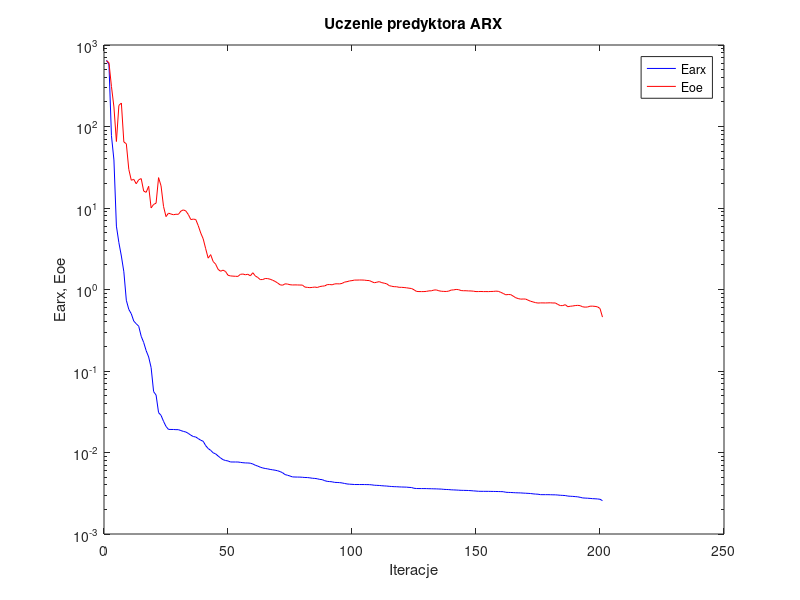
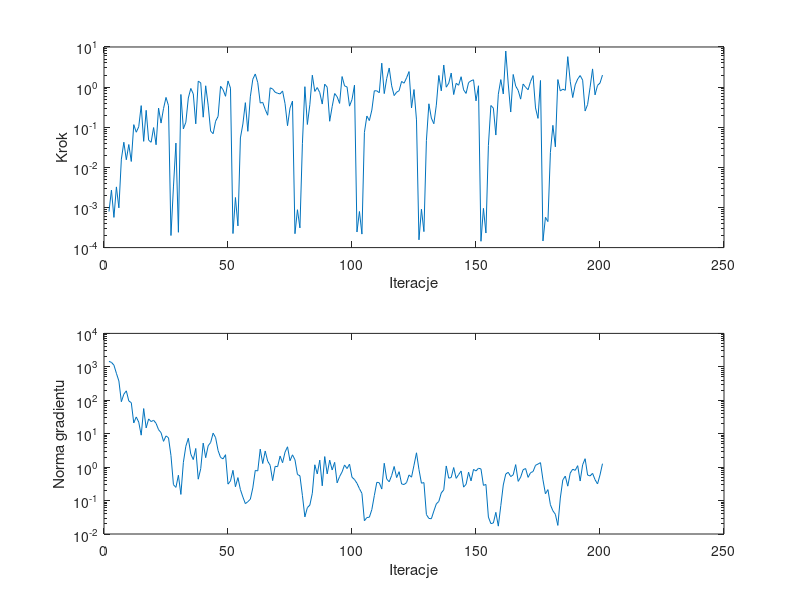

Recreate these plots in MATLAB, in order.
%uczenie predyktora arx
clear all;
n=0; farx(n+1)=6.505397e+002; foe(n+1)=6.397908e+002; wspucz(n+1)=0.000000e+000; ng(n+1)=0.000000e+000;
%odnowa zmiennej metryki
n=1; farx(n+1)=5.747065e+002; foe(n+1)=6.069421e+002; krok(n+1)=7.937301e-004; ng(n+1)=1.454508e+003;
n=2; farx(n+1)=7.729794e+001; foe(n+1)=3.103883e+002; krok(n+1)=2.707062e-003; ng(n+1)=1.359389e+003;
n=3; farx(n+1)=3.889068e+001; foe(n+1)=1.736619e+002; krok(n+1)=5.656595e-004; ng(n+1)=1.121425e+003;
n=4; farx(n+1)=5.993582e+000; foe(n+1)=6.543650e+001; krok(n+1)=3.258189e-003; ng(n+1)=6.399935e+002;
n=5; farx(n+1)=3.757946e+000; foe(n+1)=1.815482e+002; krok(n+1)=9.776891e-004; ng(n+1)=3.765573e+002;
n=6; farx(n+1)=2.574282e+000; foe(n+1)=1.941911e+002; krok(n+1)=1.603572e-002; ng(n+1)=9.051077e+001;
n=7; farx(n+1)=1.649969e+000; foe(n+1)=6.461341e+001; krok(n+1)=4.226396e-002; ng(n+1)=1.519340e+002;
n=8; farx(n+1)=7.379506e-001; foe(n+1)=6.138626e+001; krok(n+1)=1.547817e-002; ng(n+1)=1.913717e+002;
n=9; farx(n+1)=5.700263e-001; foe(n+1)=2.979251e+001; krok(n+1)=3.707198e-002; ng(n+1)=9.526980e+001;
n=10; farx(n+1)=5.037541e-001; foe(n+1)=2.190936e+001; krok(n+1)=1.401574e-002; ng(n+1)=8.479748e+001;
n=11; farx(n+1)=4.099975e-001; foe(n+1)=2.246717e+001; krok(n+1)=1.160291e-001; ng(n+1)=2.094230e+001;
n=12; farx(n+1)=3.800360e-001; foe(n+1)=1.983160e+001; krok(n+1)=7.508776e-002; ng(n+1)=3.172335e+001;
n=13; farx(n+1)=3.540297e-001; foe(n+1)=2.222281e+001; krok(n+1)=1.025515e-001; ng(n+1)=2.225959e+001;
n=14; farx(n+1)=2.666730e-001; foe(n+1)=2.294622e+001; krok(n+1)=3.456460e-001; ng(n+1)=9.045940e+000;
n=15; farx(n+1)=2.238753e-001; foe(n+1)=1.612643e+001; krok(n+1)=4.446078e-002; ng(n+1)=5.645240e+001;
n=16; farx(n+1)=1.776171e-001; foe(n+1)=1.557227e+001; krok(n+1)=2.640676e-001; ng(n+1)=1.490737e+001;
n=17; farx(n+1)=1.488139e-001; foe(n+1)=1.847832e+001; krok(n+1)=4.757597e-002; ng(n+1)=2.766020e+001;
n=18; farx(n+1)=1.100656e-001; foe(n+1)=1.002834e+001; krok(n+1)=4.218186e-002; ng(n+1)=2.303329e+001;
n=19; farx(n+1)=5.588046e-002; foe(n+1)=1.106375e+001; krok(n+1)=9.809225e-002; ng(n+1)=2.523501e+001;
n=20; farx(n+1)=5.064837e-002; foe(n+1)=1.146422e+001; krok(n+1)=3.658573e-002; ng(n+1)=2.037552e+001;
n=21; farx(n+1)=3.085005e-002; foe(n+1)=2.359314e+001; krok(n+1)=3.003510e-001; ng(n+1)=1.319739e+001;
n=22; farx(n+1)=2.856416e-002; foe(n+1)=1.870923e+001; krok(n+1)=1.269153e-001; ng(n+1)=1.074020e+001;
n=23; farx(n+1)=2.413971e-002; foe(n+1)=1.046217e+001; krok(n+1)=2.921091e-001; ng(n+1)=5.905643e+000;
n=24; farx(n+1)=2.090129e-002; foe(n+1)=7.842451e+000; krok(n+1)=5.534700e-001; ng(n+1)=8.569836e+000;
n=25; farx(n+1)=1.920726e-002; foe(n+1)=8.649860e+000; krok(n+1)=3.444314e-001; ng(n+1)=7.585994e+000;
%odnowa zmiennej metryki
n=26; farx(n+1)=1.917326e-002; foe(n+1)=8.434046e+000; krok(n+1)=1.999716e-004; ng(n+1)=2.224543e+000;
n=27; farx(n+1)=1.916252e-002; foe(n+1)=8.269764e+000; krok(n+1)=3.248447e-003; ng(n+1)=2.990016e-001;
n=28; farx(n+1)=1.907343e-002; foe(n+1)=8.384828e+000; krok(n+1)=4.028924e-002; ng(n+1)=2.476867e-001;
n=29; farx(n+1)=1.907115e-002; foe(n+1)=8.362060e+000; krok(n+1)=2.406525e-004; ng(n+1)=5.727142e-001;
n=30; farx(n+1)=1.858245e-002; foe(n+1)=9.159154e+000; krok(n+1)=6.553300e-001; ng(n+1)=1.527852e-001;
n=31; farx(n+1)=1.815968e-002; foe(n+1)=9.480873e+000; krok(n+1)=9.089589e-002; ng(n+1)=1.385484e+000;
n=32; farx(n+1)=1.783884e-002; foe(n+1)=9.187243e+000; krok(n+1)=1.331836e-001; ng(n+1)=4.214802e+000;
n=33; farx(n+1)=1.716453e-002; foe(n+1)=8.322830e+000; krok(n+1)=5.344503e-001; ng(n+1)=7.305067e+000;
n=34; farx(n+1)=1.631789e-002; foe(n+1)=7.216801e+000; krok(n+1)=9.270274e-001; ng(n+1)=2.436838e+000;
n=35; farx(n+1)=1.570834e-002; foe(n+1)=7.306034e+000; krok(n+1)=6.762233e-001; ng(n+1)=1.683072e+000;
n=36; farx(n+1)=1.549557e-002; foe(n+1)=7.223983e+000; krok(n+1)=1.215890e-001; ng(n+1)=3.618074e+000;
n=37; farx(n+1)=1.480622e-002; foe(n+1)=6.077589e+000; krok(n+1)=1.404256e+000; ng(n+1)=4.361571e-001;
n=38; farx(n+1)=1.415022e-002; foe(n+1)=4.936336e+000; krok(n+1)=1.280929e+000; ng(n+1)=8.994216e-001;
n=39; farx(n+1)=1.373781e-002; foe(n+1)=4.182895e+000; krok(n+1)=1.778431e-001; ng(n+1)=5.234756e+000;
n=40; farx(n+1)=1.213658e-002; foe(n+1)=3.166718e+000; krok(n+1)=1.078611e+000; ng(n+1)=1.917584e+000;
n=41; farx(n+1)=1.119024e-002; foe(n+1)=2.425610e+000; krok(n+1)=3.550835e-001; ng(n+1)=4.357409e+000;
n=42; farx(n+1)=1.063346e-002; foe(n+1)=2.679338e+000; krok(n+1)=8.005809e-002; ng(n+1)=5.468798e+000;
n=43; farx(n+1)=9.922705e-003; foe(n+1)=2.208998e+000; krok(n+1)=6.900644e-002; ng(n+1)=1.038571e+001;
n=44; farx(n+1)=9.621247e-003; foe(n+1)=2.047908e+000; krok(n+1)=1.410702e-001; ng(n+1)=7.628188e+000;
n=45; farx(n+1)=9.067804e-003; foe(n+1)=1.768477e+000; krok(n+1)=1.865214e-001; ng(n+1)=3.141377e+000;
n=46; farx(n+1)=8.567782e-003; foe(n+1)=1.675605e+000; krok(n+1)=1.047159e+000; ng(n+1)=1.946218e+000;
n=47; farx(n+1)=8.170368e-003; foe(n+1)=1.727499e+000; krok(n+1)=8.649503e-001; ng(n+1)=1.769124e+000;
n=48; farx(n+1)=7.975589e-003; foe(n+1)=1.663795e+000; krok(n+1)=5.900599e-001; ng(n+1)=2.355139e+000;
n=49; farx(n+1)=7.874754e-003; foe(n+1)=1.495264e+000; krok(n+1)=1.422745e+000; ng(n+1)=3.101207e-001;
n=50; farx(n+1)=7.655333e-003; foe(n+1)=1.467912e+000; krok(n+1)=9.429061e-001; ng(n+1)=3.874805e-001;
%odnowa zmiennej metryki
n=51; farx(n+1)=7.650287e-003; foe(n+1)=1.459121e+000; krok(n+1)=2.241333e-004; ng(n+1)=8.021850e-001;
n=52; farx(n+1)=7.646762e-003; foe(n+1)=1.452777e+000; krok(n+1)=1.772228e-003; ng(n+1)=2.589385e-001;
n=53; farx(n+1)=7.644586e-003; foe(n+1)=1.448121e+000; krok(n+1)=3.473499e-004; ng(n+1)=4.864175e-001;
n=54; farx(n+1)=7.568599e-003; foe(n+1)=1.534945e+000; krok(n+1)=5.405940e-002; ng(n+1)=2.131216e-001;
n=55; farx(n+1)=7.496278e-003; foe(n+1)=1.549222e+000; krok(n+1)=1.204927e-001; ng(n+1)=1.276532e-001;
n=56; farx(n+1)=7.451138e-003; foe(n+1)=1.516014e+000; krok(n+1)=4.096582e-001; ng(n+1)=8.094300e-002;
n=57; farx(n+1)=7.438132e-003; foe(n+1)=1.540076e+000; krok(n+1)=7.903310e-002; ng(n+1)=9.268011e-002;
n=58; farx(n+1)=7.392025e-003; foe(n+1)=1.470550e+000; krok(n+1)=5.732413e-001; ng(n+1)=1.092420e-001;
n=59; farx(n+1)=7.230604e-003; foe(n+1)=1.605929e+000; krok(n+1)=1.569476e+000; ng(n+1)=2.387340e-001;
n=60; farx(n+1)=6.982145e-003; foe(n+1)=1.468988e+000; krok(n+1)=2.126699e+000; ng(n+1)=7.976662e-001;
n=61; farx(n+1)=6.811176e-003; foe(n+1)=1.404235e+000; krok(n+1)=1.289256e+000; ng(n+1)=7.700508e-001;
n=62; farx(n+1)=6.608788e-003; foe(n+1)=1.323343e+000; krok(n+1)=4.003122e-001; ng(n+1)=3.451483e+000;
n=63; farx(n+1)=6.463559e-003; foe(n+1)=1.325459e+000; krok(n+1)=4.164005e-001; ng(n+1)=1.280446e+000;
n=64; farx(n+1)=6.367183e-003; foe(n+1)=1.364112e+000; krok(n+1)=2.785672e-001; ng(n+1)=3.037324e+000;
n=65; farx(n+1)=6.296701e-003; foe(n+1)=1.360860e+000; krok(n+1)=1.992696e-001; ng(n+1)=1.511971e+000;
n=66; farx(n+1)=6.199382e-003; foe(n+1)=1.336875e+000; krok(n+1)=9.595898e-001; ng(n+1)=1.132749e+000;
n=67; farx(n+1)=6.133347e-003; foe(n+1)=1.299280e+000; krok(n+1)=8.997464e-001; ng(n+1)=3.949645e-001;
n=68; farx(n+1)=6.062382e-003; foe(n+1)=1.257647e+000; krok(n+1)=7.461831e-001; ng(n+1)=1.057944e+000;
n=69; farx(n+1)=5.971318e-003; foe(n+1)=1.201831e+000; krok(n+1)=7.011953e-001; ng(n+1)=1.032156e+000;
n=70; farx(n+1)=5.832620e-003; foe(n+1)=1.142625e+000; krok(n+1)=6.762233e-001; ng(n+1)=2.142731e+000;
n=71; farx(n+1)=5.651303e-003; foe(n+1)=1.128281e+000; krok(n+1)=8.008859e-001; ng(n+1)=1.355718e+000;
n=72; farx(n+1)=5.359548e-003; foe(n+1)=1.173882e+000; krok(n+1)=3.874329e-001; ng(n+1)=2.812198e+000;
n=73; farx(n+1)=5.259373e-003; foe(n+1)=1.166270e+000; krok(n+1)=1.090928e-001; ng(n+1)=4.060524e+000;
n=74; farx(n+1)=5.145672e-003; foe(n+1)=1.144548e+000; krok(n+1)=2.994154e-001; ng(n+1)=1.552664e+000;
n=75; farx(n+1)=5.019522e-003; foe(n+1)=1.136836e+000; krok(n+1)=4.498732e-001; ng(n+1)=2.335111e+000;
%odnowa zmiennej metryki
n=76; farx(n+1)=5.003637e-003; foe(n+1)=1.139092e+000; krok(n+1)=2.219001e-004; ng(n+1)=1.659150e+000;
n=77; farx(n+1)=4.995076e-003; foe(n+1)=1.137094e+000; krok(n+1)=8.790130e-004; ng(n+1)=6.037639e-001;
n=78; farx(n+1)=4.990098e-003; foe(n+1)=1.134607e+000; krok(n+1)=3.096076e-004; ng(n+1)=5.518535e-001;
n=79; farx(n+1)=4.966181e-003; foe(n+1)=1.133191e+000; krok(n+1)=3.882853e-002; ng(n+1)=1.432059e-001;
n=80; farx(n+1)=4.935074e-003; foe(n+1)=1.070791e+000; krok(n+1)=1.024434e+000; ng(n+1)=3.247267e-002;
n=81; farx(n+1)=4.927654e-003; foe(n+1)=1.061858e+000; krok(n+1)=1.171506e-001; ng(n+1)=6.147753e-002;
n=82; farx(n+1)=4.887590e-003; foe(n+1)=1.054391e+000; krok(n+1)=3.635836e-001; ng(n+1)=7.334446e-002;
n=83; farx(n+1)=4.832774e-003; foe(n+1)=1.061192e+000; krok(n+1)=1.980712e+000; ng(n+1)=1.657049e-001;
n=84; farx(n+1)=4.807997e-003; foe(n+1)=1.071913e+000; krok(n+1)=7.807902e-001; ng(n+1)=1.175208e+000;
n=85; farx(n+1)=4.762053e-003; foe(n+1)=1.058456e+000; krok(n+1)=9.744898e-001; ng(n+1)=6.255523e-001;
n=86; farx(n+1)=4.674549e-003; foe(n+1)=1.086626e+000; krok(n+1)=7.296149e-001; ng(n+1)=1.617566e+000;
n=87; farx(n+1)=4.645860e-003; foe(n+1)=1.099119e+000; krok(n+1)=3.780408e-001; ng(n+1)=2.764044e-001;
n=88; farx(n+1)=4.511587e-003; foe(n+1)=1.106830e+000; krok(n+1)=1.186093e+000; ng(n+1)=2.069116e+000;
n=89; farx(n+1)=4.425654e-003; foe(n+1)=1.147632e+000; krok(n+1)=9.955750e-001; ng(n+1)=6.280929e-001;
n=90; farx(n+1)=4.398431e-003; foe(n+1)=1.150165e+000; krok(n+1)=1.409038e-001; ng(n+1)=1.620448e+000;
n=91; farx(n+1)=4.367665e-003; foe(n+1)=1.142630e+000; krok(n+1)=3.261226e-001; ng(n+1)=8.232549e-001;
n=92; farx(n+1)=4.299169e-003; foe(n+1)=1.170901e+000; krok(n+1)=6.914797e-001; ng(n+1)=1.391128e+000;
n=93; farx(n+1)=4.287623e-003; foe(n+1)=1.175780e+000; krok(n+1)=5.763255e-001; ng(n+1)=3.387712e-001;
n=94; farx(n+1)=4.270746e-003; foe(n+1)=1.171182e+000; krok(n+1)=3.923690e-001; ng(n+1)=5.230148e-001;
n=95; farx(n+1)=4.232020e-003; foe(n+1)=1.188592e+000; krok(n+1)=1.833637e+000; ng(n+1)=7.199683e-001;
n=96; farx(n+1)=4.168735e-003; foe(n+1)=1.232796e+000; krok(n+1)=1.072499e+000; ng(n+1)=1.162979e+000;
n=97; farx(n+1)=4.113320e-003; foe(n+1)=1.247994e+000; krok(n+1)=1.009068e+000; ng(n+1)=9.058221e-001;
n=98; farx(n+1)=4.086321e-003; foe(n+1)=1.273961e+000; krok(n+1)=3.354651e-001; ng(n+1)=1.227745e+000;
n=99; farx(n+1)=4.069813e-003; foe(n+1)=1.285479e+000; krok(n+1)=4.907389e-001; ng(n+1)=4.984088e-001;
n=100; farx(n+1)=4.047768e-003; foe(n+1)=1.305370e+000; krok(n+1)=1.119298e+000; ng(n+1)=4.268811e-001;
%odnowa zmiennej metryki
n=101; farx(n+1)=4.047139e-003; foe(n+1)=1.304879e+000; krok(n+1)=2.448449e-004; ng(n+1)=3.289201e-001;
n=102; farx(n+1)=4.046075e-003; foe(n+1)=1.308272e+000; krok(n+1)=7.937301e-004; ng(n+1)=2.278589e-001;
n=103; farx(n+1)=4.045927e-003; foe(n+1)=1.307429e+000; krok(n+1)=2.171131e-004; ng(n+1)=1.634393e-001;
n=104; farx(n+1)=4.043717e-003; foe(n+1)=1.303276e+000; krok(n+1)=7.445763e-002; ng(n+1)=2.490103e-002;
n=105; farx(n+1)=4.037727e-003; foe(n+1)=1.290666e+000; krok(n+1)=1.902702e-001; ng(n+1)=3.107408e-002;
n=106; farx(n+1)=4.032651e-003; foe(n+1)=1.286815e+000; krok(n+1)=1.463429e-001; ng(n+1)=3.180477e-002;
n=107; farx(n+1)=4.008718e-003; foe(n+1)=1.246527e+000; krok(n+1)=2.681247e-001; ng(n+1)=5.396873e-002;
n=108; farx(n+1)=3.967254e-003; foe(n+1)=1.209104e+000; krok(n+1)=8.094987e-001; ng(n+1)=1.406587e-001;
n=109; farx(n+1)=3.954036e-003; foe(n+1)=1.229323e+000; krok(n+1)=8.083004e-001; ng(n+1)=3.516752e-001;
n=110; farx(n+1)=3.940297e-003; foe(n+1)=1.248618e+000; krok(n+1)=7.238598e-001; ng(n+1)=3.409964e-001;
n=111; farx(n+1)=3.912211e-003; foe(n+1)=1.213944e+000; krok(n+1)=3.949128e+000; ng(n+1)=2.210851e-001;
n=112; farx(n+1)=3.892039e-003; foe(n+1)=1.195686e+000; krok(n+1)=6.888628e-001; ng(n+1)=1.305843e+000;
n=113; farx(n+1)=3.875982e-003; foe(n+1)=1.173769e+000; krok(n+1)=1.644879e+000; ng(n+1)=4.402782e-001;
n=114; farx(n+1)=3.847432e-003; foe(n+1)=1.116379e+000; krok(n+1)=2.991990e+000; ng(n+1)=3.643516e-001;
n=115; farx(n+1)=3.826880e-003; foe(n+1)=1.096227e+000; krok(n+1)=1.075480e+000; ng(n+1)=5.664566e-001;
n=116; farx(n+1)=3.809697e-003; foe(n+1)=1.082853e+000; krok(n+1)=6.144464e-001; ng(n+1)=1.046475e+000;
n=117; farx(n+1)=3.802752e-003; foe(n+1)=1.080675e+000; krok(n+1)=7.491049e-001; ng(n+1)=4.872098e-001;
n=118; farx(n+1)=3.784971e-003; foe(n+1)=1.063898e+000; krok(n+1)=8.127796e-001; ng(n+1)=7.302858e-001;
n=119; farx(n+1)=3.772768e-003; foe(n+1)=1.063630e+000; krok(n+1)=1.386016e+000; ng(n+1)=3.139806e-001;
n=120; farx(n+1)=3.766563e-003; foe(n+1)=1.057354e+000; krok(n+1)=1.251615e+000; ng(n+1)=3.017959e-001;
n=121; farx(n+1)=3.758137e-003; foe(n+1)=1.049013e+000; krok(n+1)=1.707324e+000; ng(n+1)=3.453039e-001;
n=122; farx(n+1)=3.732463e-003; foe(n+1)=1.037637e+000; krok(n+1)=2.438285e+000; ng(n+1)=5.846733e-001;
n=123; farx(n+1)=3.717778e-003; foe(n+1)=1.028710e+000; krok(n+1)=3.017106e-001; ng(n+1)=5.009413e-001;
n=124; farx(n+1)=3.640619e-003; foe(n+1)=9.923044e-001; krok(n+1)=8.707243e-001; ng(n+1)=1.140750e+000;
n=125; farx(n+1)=3.615070e-003; foe(n+1)=9.477275e-001; krok(n+1)=1.523673e-001; ng(n+1)=2.684593e+000;
%odnowa zmiennej metryki
n=126; farx(n+1)=3.611615e-003; foe(n+1)=9.435640e-001; krok(n+1)=1.562643e-004; ng(n+1)=8.501887e-001;
n=127; farx(n+1)=3.609396e-003; foe(n+1)=9.426123e-001; krok(n+1)=9.053002e-004; ng(n+1)=3.306378e-001;
n=128; farx(n+1)=3.608681e-003; foe(n+1)=9.431529e-001; krok(n+1)=2.501060e-004; ng(n+1)=3.447772e-001;
n=129; farx(n+1)=3.606536e-003; foe(n+1)=9.482803e-001; krok(n+1)=4.669156e-002; ng(n+1)=3.813391e-002;
n=130; farx(n+1)=3.596246e-003; foe(n+1)=9.626218e-001; krok(n+1)=3.838379e-001; ng(n+1)=2.922740e-002;
n=131; farx(n+1)=3.592623e-003; foe(n+1)=9.635614e-001; krok(n+1)=1.687274e-001; ng(n+1)=2.860141e-002;
n=132; farx(n+1)=3.583114e-003; foe(n+1)=9.845398e-001; krok(n+1)=1.221144e-001; ng(n+1)=4.851710e-002;
n=133; farx(n+1)=3.579057e-003; foe(n+1)=9.883471e-001; krok(n+1)=3.550835e-001; ng(n+1)=7.974331e-002;
n=134; farx(n+1)=3.565808e-003; foe(n+1)=9.651899e-001; krok(n+1)=1.952638e+000; ng(n+1)=9.406399e-002;
n=135; farx(n+1)=3.557908e-003; foe(n+1)=9.520642e-001; krok(n+1)=8.067975e-001; ng(n+1)=1.693704e-001;
n=136; farx(n+1)=3.531136e-003; foe(n+1)=9.479184e-001; krok(n+1)=3.554024e+000; ng(n+1)=2.092303e-001;
n=137; farx(n+1)=3.518003e-003; foe(n+1)=9.457853e-001; krok(n+1)=9.961132e-001; ng(n+1)=1.083993e+000;
n=138; farx(n+1)=3.508180e-003; foe(n+1)=9.559465e-001; krok(n+1)=1.250551e+000; ng(n+1)=4.680116e-001;
n=139; farx(n+1)=3.485589e-003; foe(n+1)=9.845699e-001; krok(n+1)=2.240289e+000; ng(n+1)=4.891813e-001;
n=140; farx(n+1)=3.475387e-003; foe(n+1)=9.892148e-001; krok(n+1)=6.524460e-001; ng(n+1)=9.722854e-001;
n=141; farx(n+1)=3.463749e-003; foe(n+1)=1.002540e+000; krok(n+1)=1.242513e+000; ng(n+1)=4.617729e-001;
n=142; farx(n+1)=3.449594e-003; foe(n+1)=9.951088e-001; krok(n+1)=1.112649e+000; ng(n+1)=5.991569e-001;
n=143; farx(n+1)=3.435740e-003; foe(n+1)=9.706717e-001; krok(n+1)=1.814761e+000; ng(n+1)=7.675391e-001;
n=144; farx(n+1)=3.430322e-003; foe(n+1)=9.657626e-001; krok(n+1)=8.536620e-001; ng(n+1)=2.524531e-001;
n=145; farx(n+1)=3.424650e-003; foe(n+1)=9.658151e-001; krok(n+1)=6.954939e-001; ng(n+1)=3.064496e-001;
n=146; farx(n+1)=3.417696e-003; foe(n+1)=9.605212e-001; krok(n+1)=1.296088e+000; ng(n+1)=7.056359e-001;
n=147; farx(n+1)=3.402361e-003; foe(n+1)=9.598843e-001; krok(n+1)=1.435731e+000; ng(n+1)=3.881642e-001;
n=148; farx(n+1)=3.381696e-003; foe(n+1)=9.532743e-001; krok(n+1)=1.522431e+000; ng(n+1)=8.549842e-001;
n=149; farx(n+1)=3.365172e-003; foe(n+1)=9.430993e-001; krok(n+1)=4.536903e-001; ng(n+1)=7.687590e-001;
n=150; farx(n+1)=3.344293e-003; foe(n+1)=9.436155e-001; krok(n+1)=1.080691e+000; ng(n+1)=9.264568e-001;
%odnowa zmiennej metryki
n=151; farx(n+1)=3.340593e-003; foe(n+1)=9.459450e-001; krok(n+1)=1.437732e-004; ng(n+1)=8.847800e-001;
n=152; farx(n+1)=3.338742e-003; foe(n+1)=9.426990e-001; krok(n+1)=9.499141e-004; ng(n+1)=2.845766e-001;
n=153; farx(n+1)=3.338228e-003; foe(n+1)=9.433656e-001; krok(n+1)=2.308086e-004; ng(n+1)=3.037030e-001;
n=154; farx(n+1)=3.336869e-003; foe(n+1)=9.418745e-001; krok(n+1)=3.522595e-002; ng(n+1)=3.206911e-002;
n=155; farx(n+1)=3.332478e-003; foe(n+1)=9.462398e-001; krok(n+1)=3.477470e-001; ng(n+1)=2.042264e-002;
n=156; farx(n+1)=3.328786e-003; foe(n+1)=9.475798e-001; krok(n+1)=2.994846e-001; ng(n+1)=2.138963e-002;
n=157; farx(n+1)=3.324289e-003; foe(n+1)=9.550963e-001; krok(n+1)=6.385486e-002; ng(n+1)=4.444392e-002;
n=158; farx(n+1)=3.318776e-003; foe(n+1)=9.496814e-001; krok(n+1)=6.643777e-001; ng(n+1)=1.718523e-002;
n=159; farx(n+1)=3.312171e-003; foe(n+1)=9.225143e-001; krok(n+1)=1.540907e+000; ng(n+1)=7.060400e-002;
n=160; farx(n+1)=3.304151e-003; foe(n+1)=8.939294e-001; krok(n+1)=6.744582e-001; ng(n+1)=2.929857e-001;
n=161; farx(n+1)=3.253415e-003; foe(n+1)=8.613682e-001; krok(n+1)=7.922849e+000; ng(n+1)=6.232662e-001;
n=162; farx(n+1)=3.239503e-003; foe(n+1)=8.680355e-001; krok(n+1)=1.196104e+000; ng(n+1)=7.006705e-001;
n=163; farx(n+1)=3.232165e-003; foe(n+1)=8.654788e-001; krok(n+1)=2.393567e-001; ng(n+1)=5.214705e-001;
n=164; farx(n+1)=3.219041e-003; foe(n+1)=8.296136e-001; krok(n+1)=2.066746e+000; ng(n+1)=5.888678e-001;
n=165; farx(n+1)=3.206426e-003; foe(n+1)=7.930326e-001; krok(n+1)=1.063350e+000; ng(n+1)=1.188901e+000;
n=166; farx(n+1)=3.199295e-003; foe(n+1)=7.741066e-001; krok(n+1)=8.289013e-001; ng(n+1)=3.747071e-001;
n=167; farx(n+1)=3.193230e-003; foe(n+1)=7.618868e-001; krok(n+1)=5.014424e-001; ng(n+1)=5.010740e-001;
n=168; farx(n+1)=3.177047e-003; foe(n+1)=7.644403e-001; krok(n+1)=1.194064e+000; ng(n+1)=8.393284e-001;
n=169; farx(n+1)=3.165142e-003; foe(n+1)=7.634397e-001; krok(n+1)=9.908265e-001; ng(n+1)=9.078785e-001;
n=170; farx(n+1)=3.152907e-003; foe(n+1)=7.397212e-001; krok(n+1)=8.600077e-001; ng(n+1)=4.934338e-001;
n=171; farx(n+1)=3.138530e-003; foe(n+1)=7.178609e-001; krok(n+1)=1.386016e+000; ng(n+1)=6.845021e-001;
n=172; farx(n+1)=3.110055e-003; foe(n+1)=7.039257e-001; krok(n+1)=1.934940e+000; ng(n+1)=7.362201e-001;
n=173; farx(n+1)=3.088744e-003; foe(n+1)=6.901623e-001; krok(n+1)=3.023171e-001; ng(n+1)=1.134365e+000;
n=174; farx(n+1)=3.078819e-003; foe(n+1)=6.819958e-001; krok(n+1)=1.660944e-001; ng(n+1)=1.237295e+000;
n=175; farx(n+1)=3.040034e-003; foe(n+1)=6.852547e-001; krok(n+1)=1.462039e+000; ng(n+1)=1.361765e+000;
%odnowa zmiennej metryki
n=176; farx(n+1)=3.038951e-003; foe(n+1)=6.848608e-001; krok(n+1)=1.460638e-004; ng(n+1)=4.165396e-001;
n=177; farx(n+1)=3.038569e-003; foe(n+1)=6.839827e-001; krok(n+1)=5.685319e-004; ng(n+1)=1.593722e-001;
n=178; farx(n+1)=3.038011e-003; foe(n+1)=6.855881e-001; krok(n+1)=4.448722e-004; ng(n+1)=2.126498e-001;
n=179; farx(n+1)=3.033352e-003; foe(n+1)=6.870212e-001; krok(n+1)=2.355148e-002; ng(n+1)=7.495062e-002;
n=180; farx(n+1)=3.025824e-003; foe(n+1)=6.830819e-001; krok(n+1)=1.115271e-001; ng(n+1)=4.954875e-002;
n=181; farx(n+1)=3.024299e-003; foe(n+1)=6.838961e-001; krok(n+1)=3.244437e-002; ng(n+1)=3.883148e-002;
n=182; farx(n+1)=3.006429e-003; foe(n+1)=6.556125e-001; krok(n+1)=1.541916e+000; ng(n+1)=1.808505e-002;
n=183; farx(n+1)=2.988130e-003; foe(n+1)=6.346145e-001; krok(n+1)=8.008859e-001; ng(n+1)=1.191976e-001;
n=184; farx(n+1)=2.975791e-003; foe(n+1)=6.348376e-001; krok(n+1)=8.892951e-001; ng(n+1)=4.131662e-001;
n=185; farx(n+1)=2.962986e-003; foe(n+1)=6.513921e-001; krok(n+1)=8.328011e-001; ng(n+1)=5.403282e-001;
n=186; farx(n+1)=2.921570e-003; foe(n+1)=6.152685e-001; krok(n+1)=5.742991e+000; ng(n+1)=2.695463e-001;
n=187; farx(n+1)=2.905749e-003; foe(n+1)=6.228598e-001; krok(n+1)=1.394120e+000; ng(n+1)=6.643660e-001;
n=188; farx(n+1)=2.894638e-003; foe(n+1)=6.279377e-001; krok(n+1)=5.491644e-001; ng(n+1)=8.667471e-001;
n=189; farx(n+1)=2.876956e-003; foe(n+1)=6.351663e-001; krok(n+1)=1.139125e+000; ng(n+1)=8.008695e-001;
n=190; farx(n+1)=2.858403e-003; foe(n+1)=6.390411e-001; krok(n+1)=1.585247e+000; ng(n+1)=1.106789e+000;
n=191; farx(n+1)=2.819256e-003; foe(n+1)=6.334128e-001; krok(n+1)=1.941911e+000; ng(n+1)=3.844827e-001;
n=192; farx(n+1)=2.772419e-003; foe(n+1)=6.134659e-001; krok(n+1)=1.492310e+000; ng(n+1)=1.176754e+000;
n=193; farx(n+1)=2.758925e-003; foe(n+1)=6.075923e-001; krok(n+1)=2.538306e-001; ng(n+1)=1.786169e+000;
n=194; farx(n+1)=2.748739e-003; foe(n+1)=6.102490e-001; krok(n+1)=3.691454e-001; ng(n+1)=5.790615e-001;
n=195; farx(n+1)=2.734080e-003; foe(n+1)=6.243256e-001; krok(n+1)=9.908265e-001; ng(n+1)=5.456531e-001;
n=196; farx(n+1)=2.714771e-003; foe(n+1)=6.247925e-001; krok(n+1)=2.840668e+000; ng(n+1)=6.524040e-001;
n=197; farx(n+1)=2.705645e-003; foe(n+1)=6.206888e-001; krok(n+1)=6.400584e-001; ng(n+1)=4.219027e-001;
n=198; farx(n+1)=2.692028e-003; foe(n+1)=6.127294e-001; krok(n+1)=1.104103e+000; ng(n+1)=3.140642e-001;
n=199; farx(n+1)=2.667936e-003; foe(n+1)=5.851741e-001; krok(n+1)=1.263598e+000; ng(n+1)=5.834374e-001;
n=200; farx(n+1)=2.564516e-003; foe(n+1)=4.586856e-001; krok(n+1)=1.996683e+000; ng(n+1)=1.268020e+000;

figure; semilogy(farx,'b'); hold on; semilogy(foe,'r'); xlabel('Iteracje'); ylabel('Earx, Eoe'); legend('Earx','Eoe'); title('Uczenie predyktora ARX');
figure; subplot(2,1,1); semilogy(krok); xlabel('Iteracje'); ylabel('Krok');
subplot(2,1,2); semilogy(ng); xlabel('Iteracje'); ylabel('Norma gradientu');
Earx=farx(n+1)
Eoe=foe(n+1)
